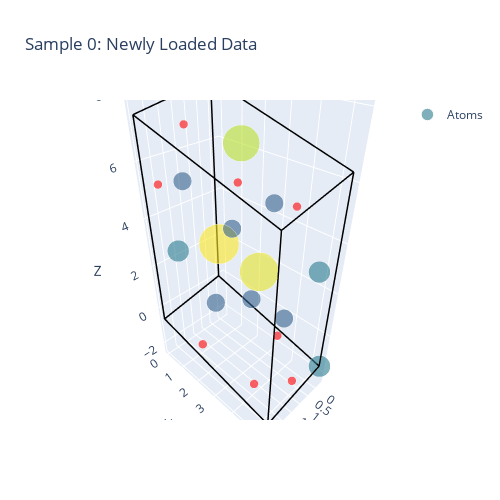
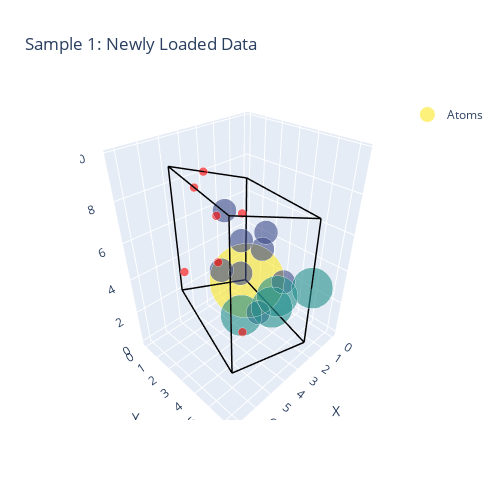
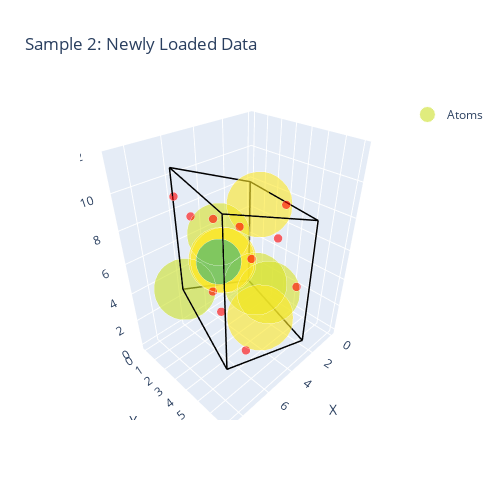
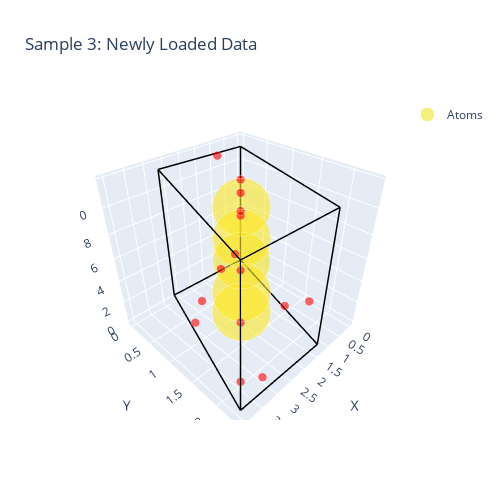

Here is the notebook cell these charts were saved with, in order:
### Code cell
# Iterate through all samples in the loaded data and plot
for idx, single_data in enumerate(new_data_list):
  plot_crystal_with_points(single_data, idx)

### Figure 1 — Plotly figure (JSON) as saved in the notebook; plotly's stock layout.template omitted (floating-point values rounded to 4 significant figures)
{"data": [{"hoverinfo": "text", "hovertext": ["A_n: 11<br>Pos: (1.98, 0.01, 2.27)", "A_n: 11<br>Pos: (-0.33, 5.36, -1.69)", "A_n: 11<br>Pos: (0.66, 5.34, 3.42)", "A_n: 25<br>Pos: (1.32, 2.69, 6.84)", "A_n: 27<br>Pos: (0.35, 2.65, 1.84)", "A_n: 28<br>Pos: (2.31, 2.71, 3.98)", "A_n: 8<br>Pos: (-0.01, 3.70, -0.06)", "A_n: 8<br>Pos: (1.02, 3.75, 5.25)", "A_n: 8<br>Pos: (1.97, 3.81, 2.22)", "A_n: 8<br>Pos: (2.66, 1.64, 5.80)", "A_n: 8<br>Pos: (0.64, 1.56, 3.33)", "A_n: 8<br>Pos: (1.64, 1.65, 0.49)", "A_n: -1<br>Pos: (1.32, 0.13, 6.83)", "A_n: -1<br>Pos: (2.74, 2.09, -0.62)", "A_n: -1<br>Pos: (1.32, 5.28, -1.15)", "A_n: -1<br>Pos: (0.07, 1.29, 4.83)", "A_n: -1<br>Pos: (2.38, 5.28, 1.93)", "A_n: -1<br>Pos: (2.05, 4.12, -1.73)", "A_n: -1<br>Pos: (1.64, 5.02, 5.84)", "A_n: -1<br>Pos: (2.54, 0.13, 5.17)"], "marker": {"color": ["rgb(41, 123, 142)", "rgb(41, 123, 142)", "rgb(41, 123, 142)", "rgb(186, 223, 43)", "rgb(231, 228, 39)", "rgb(253, 231, 37)", "rgb(52, 98, 141)", "rgb(52, 98, 141)", "rgb(52, 98, 141)", "rgb(52, 98, 141)", "rgb(52, 98, 141)", "rgb(52, 98, 141)", "red", "red", "red", "red", "red", "red", "red", "red"], "opacity": 0.6, "size": [15.0, 15.0, 15.0, 25.5, 27.0, 27.75, 12.75, 12.75, 12.75, 12.75, 12.75, 12.75, 6.0, 6.0, 6.0, 6.0, 6.0, 6.0, 6.0, 6.0]}, "mode": "markers", "name": "Atoms", "type": "scatter3d", "x": [1.982, -0.3275, 0.6609, 1.322, 0.3549, 2.311, -0.01127, 1.016, 1.971, 2.664, 0.6443, 1.638, 1.321, 2.745, 1.32, 0.07101, 2.384, 2.05, 1.642, 2.542], "y": [0.009578, 5.364, 5.343, 2.687, 2.648, 2.714, 3.703, 3.747, 3.814, 1.639, 1.564, 1.646, 0.1323, 2.088, 5.276, 1.289, 5.279, 4.119, 5.018, 0.1276], "z": [2.27, -1.694, 3.418, 6.838, 1.835, 3.976, -0.05826, 5.255, 2.216, 5.796, 3.332, 0.4935, 6.831, -0.6174, -1.152, 4.829, 1.935, -1.726, 5.838, 5.168]}, {"hoverinfo": "none", "line": {"color": "black", "width": 3}, "mode": "lines", "showlegend": false, "type": "scatter3d", "x": [0, 2.974], "y": [0, 0], "z": [0, -0.5751]}, {"hoverinfo": "none", "line": {"color": "black", "width": 3}, "mode": "lines", "showlegend": false, "type": "scatter3d", "x": [0, -0.328], "y": [0, 5.366], "z": [0, -1.696]}, {"hoverinfo": "none", "line": {"color": "black", "width": 3}, "mode": "lines", "showlegend": false, "type": "scatter3d", "x": [0, 0], "y": [0, 0], "z": [0, 7.978]}, {"hoverinfo": "none", "line": {"color": "black", "width": 3}, "mode": "lines", "showlegend": false, "type": "scatter3d", "x": [2.974, 2.646], "y": [0, 5.366], "z": [-0.5751, -2.271]}, {"hoverinfo": "none", "line": {"color": "black", "width": 3}, "mode": "lines", "showlegend": false, "type": "scatter3d", "x": [2.974, 2.974], "y": [0, 0], "z": [-0.5751, 7.402]}, {"hoverinfo": "none", "line": {"color": "black", "width": 3}, "mode": "lines", "showlegend": false, "type": "scatter3d", "x": [-0.328, 2.646], "y": [5.366, 5.366], "z": [-1.696, -2.271]}, {"hoverinfo": "none", "line": {"color": "black", "width": 3}, "mode": "lines", "showlegend": false, "type": "scatter3d", "x": [-0.328, -0.328], "y": [5.366, 5.366], "z": [-1.696, 6.281]}, {"hoverinfo": "none", "line": {"color": "black", "width": 3}, "mode": "lines", "showlegend": false, "type": "scatter3d", "x": [0, 2.974], "y": [0, 0], "z": [7.978, 7.402]}, {"hoverinfo": "none", "line": {"color": "black", "width": 3}, "mode": "lines", "showlegend": false, "type": "scatter3d", "x": [0, -0.328], "y": [0, 5.366], "z": [7.978, 6.281]}, {"hoverinfo": "none", "line": {"color": "black", "width": 3}, "mode": "lines", "showlegend": false, "type": "scatter3d", "x": [2.646, 2.646], "y": [5.366, 5.366], "z": [-2.271, 5.706]}, {"hoverinfo": "none", "line": {"color": "black", "width": 3}, "mode": "lines", "showlegend": false, "type": "scatter3d", "x": [2.974, 2.646], "y": [0, 5.366], "z": [7.402, 5.706]}, {"hoverinfo": "none", "line": {"color": "black", "width": 3}, "mode": "lines", "showlegend": false, "type": "scatter3d", "x": [-0.328, 2.646], "y": [5.366, 5.366], "z": [6.281, 5.706]}], "layout": {"autosize": false, "height": 500, "scene": {"xaxis": {"title": {"text": "X"}}, "yaxis": {"title": {"text": "Y"}}, "zaxis": {"title": {"text": "Z"}}}, "title": {"text": "Sample 0: Newly Loaded Data"}, "width": 500}}

### Figure 2 — Plotly figure (JSON) as saved in the notebook; plotly's stock layout.template omitted (floating-point values rounded to 4 significant figures)
{"data": [{"hoverinfo": "text", "hovertext": ["A_n: 60<br>Pos: (0.00, 0.00, 0.00)", "A_n: 13<br>Pos: (5.34, 4.90, 7.51)", "A_n: 13<br>Pos: (2.93, 1.39, 6.52)", "A_n: 13<br>Pos: (3.24, 4.10, 5.77)", "A_n: 13<br>Pos: (0.84, 2.20, 4.78)", "A_n: 13<br>Pos: (1.56, 4.10, 3.02)", "A_n: 13<br>Pos: (3.97, 2.20, 4.01)", "A_n: 13<br>Pos: (1.87, 1.39, 2.28)", "A_n: 13<br>Pos: (4.27, 4.90, 3.27)", "A_n: 29<br>Pos: (3.60, 3.15, 1.49)", "A_n: 29<br>Pos: (1.20, 3.15, 0.50)", "A_n: 29<br>Pos: (2.40, 6.29, 4.40)", "A_n: 29<br>Pos: (4.81, 6.29, 5.39)", "A_n: -1<br>Pos: (2.91, 0.00, 8.01)", "A_n: -1<br>Pos: (6.45, 4.87, 8.94)", "A_n: -1<br>Pos: (5.04, 0.71, 3.69)", "A_n: -1<br>Pos: (4.94, 1.84, 8.47)", "A_n: -1<br>Pos: (0.70, 0.35, 5.11)", "A_n: -1<br>Pos: (5.84, 5.49, 3.61)", "A_n: -1<br>Pos: (2.24, 0.00, 2.49)"], "marker": {"color": ["rgb(253, 231, 37)", "rgb(61, 75, 137)", "rgb(61, 75, 137)", "rgb(61, 75, 137)", "rgb(61, 75, 137)", "rgb(61, 75, 137)", "rgb(61, 75, 137)", "rgb(61, 75, 137)", "rgb(61, 75, 137)", "rgb(35, 142, 140)", "rgb(35, 142, 140)", "rgb(35, 142, 140)", "rgb(35, 142, 140)", "red", "red", "red", "red", "red", "red", "red"], "opacity": 0.6, "size": [51.75, 16.5, 16.5, 16.5, 16.5, 16.5, 16.5, 16.5, 16.5, 28.5, 28.5, 28.5, 28.5, 6.0, 6.0, 6.0, 6.0, 6.0, 6.0, 6.0]}, "mode": "markers", "name": "Atoms", "type": "scatter3d", "x": [0.0, 5.337, 2.934, 3.241, 0.8384, 1.564, 3.967, 1.871, 4.274, 3.604, 1.201, 2.403, 4.805, 2.915, 6.45, 5.043, 4.941, 0.7031, 5.842, 2.235], "y": [0.0, 4.902, 1.392, 4.098, 2.196, 4.098, 2.196, 1.392, 4.902, 3.147, 3.147, 6.294, 6.294, 1.053e-06, 4.875, 0.7133, 1.842, 0.3543, 5.488, 1.053e-06], "z": [0.0, 7.508, 6.515, 5.772, 4.78, 3.022, 4.015, 2.279, 3.272, 1.489, 0.4962, 4.397, 5.39, 8.014, 8.944, 3.687, 8.467, 5.107, 3.606, 2.49]}, {"hoverinfo": "none", "line": {"color": "black", "width": 3}, "mode": "lines", "showlegend": false, "type": "scatter3d", "x": [0, 4.805], "y": [0, 0], "z": [0, 1.985]}, {"hoverinfo": "none", "line": {"color": "black", "width": 3}, "mode": "lines", "showlegend": false, "type": "scatter3d", "x": [0, 2.403], "y": [0, 6.294], "z": [0, 0.9923]}, {"hoverinfo": "none", "line": {"color": "black", "width": 3}, "mode": "lines", "showlegend": false, "type": "scatter3d", "x": [0, 0], "y": [0, 0], "z": [0, 6.81]}, {"hoverinfo": "none", "line": {"color": "black", "width": 3}, "mode": "lines", "showlegend": false, "type": "scatter3d", "x": [4.805, 7.208], "y": [0, 6.294], "z": [1.985, 2.977]}, {"hoverinfo": "none", "line": {"color": "black", "width": 3}, "mode": "lines", "showlegend": false, "type": "scatter3d", "x": [4.805, 4.805], "y": [0, 0], "z": [1.985, 8.795]}, {"hoverinfo": "none", "line": {"color": "black", "width": 3}, "mode": "lines", "showlegend": false, "type": "scatter3d", "x": [2.403, 7.208], "y": [6.294, 6.294], "z": [0.9923, 2.977]}, {"hoverinfo": "none", "line": {"color": "black", "width": 3}, "mode": "lines", "showlegend": false, "type": "scatter3d", "x": [2.403, 2.403], "y": [6.294, 6.294], "z": [0.9923, 7.802]}, {"hoverinfo": "none", "line": {"color": "black", "width": 3}, "mode": "lines", "showlegend": false, "type": "scatter3d", "x": [0, 4.805], "y": [0, 0], "z": [6.81, 8.795]}, {"hoverinfo": "none", "line": {"color": "black", "width": 3}, "mode": "lines", "showlegend": false, "type": "scatter3d", "x": [0, 2.403], "y": [0, 6.294], "z": [6.81, 7.802]}, {"hoverinfo": "none", "line": {"color": "black", "width": 3}, "mode": "lines", "showlegend": false, "type": "scatter3d", "x": [7.208, 7.208], "y": [6.294, 6.294], "z": [2.977, 9.787]}, {"hoverinfo": "none", "line": {"color": "black", "width": 3}, "mode": "lines", "showlegend": false, "type": "scatter3d", "x": [4.805, 7.208], "y": [0, 6.294], "z": [8.795, 9.787]}, {"hoverinfo": "none", "line": {"color": "black", "width": 3}, "mode": "lines", "showlegend": false, "type": "scatter3d", "x": [2.403, 7.208], "y": [6.294, 6.294], "z": [7.802, 9.787]}], "layout": {"autosize": false, "height": 500, "scene": {"xaxis": {"title": {"text": "X"}}, "yaxis": {"title": {"text": "Y"}}, "zaxis": {"title": {"text": "Z"}}}, "title": {"text": "Sample 1: Newly Loaded Data"}, "width": 500}}

### Figure 3 — Plotly figure (JSON) as saved in the notebook; plotly's stock layout.template omitted (floating-point values rounded to 4 significant figures)
{"data": [{"hoverinfo": "text", "hovertext": ["A_n: 48<br>Pos: (5.81, 0.03, 2.63)", "A_n: 49<br>Pos: (2.37, 2.74, 2.64)", "A_n: 49<br>Pos: (4.70, 5.77, 5.12)", "A_n: 49<br>Pos: (4.07, 1.37, 6.40)", "A_n: 52<br>Pos: (8.08, 6.21, 9.02)", "A_n: 52<br>Pos: (1.72, 2.29, 7.74)", "A_n: 52<br>Pos: (4.25, 4.88, 2.47)", "A_n: 52<br>Pos: (5.87, 3.60, 6.63)", "A_n: 33<br>Pos: (3.53, 0.69, 3.89)", "A_n: -1<br>Pos: (2.22, 4.64, 8.72)", "A_n: -1<br>Pos: (0.55, 0.74, 2.60)", "A_n: -1<br>Pos: (5.54, 6.89, 9.18)", "A_n: -1<br>Pos: (6.88, 6.39, 2.99)", "A_n: -1<br>Pos: (6.00, 1.58, 8.33)", "A_n: -1<br>Pos: (7.88, 5.80, 5.86)", "A_n: -1<br>Pos: (2.98, 6.31, 4.76)", "A_n: -1<br>Pos: (0.98, 0.03, 5.01)", "A_n: -1<br>Pos: (5.87, 0.08, 8.87)", "A_n: -1<br>Pos: (8.29, 6.01, 10.84)", "A_n: -1<br>Pos: (5.98, 2.98, 4.24)"], "marker": {"color": ["rgb(204, 225, 41)", "rgb(216, 226, 40)", "rgb(216, 226, 40)", "rgb(216, 226, 40)", "rgb(253, 231, 37)", "rgb(253, 231, 37)", "rgb(253, 231, 37)", "rgb(253, 231, 37)", "rgb(48, 177, 125)", "red", "red", "red", "red", "red", "red", "red", "red", "red", "red", "red"], "opacity": 0.6, "size": [42.75, 43.5, 43.5, 43.5, 45.75, 45.75, 45.75, 45.75, 31.5, 6.0, 6.0, 6.0, 6.0, 6.0, 6.0, 6.0, 6.0, 6.0, 6.0, 6.0]}, "mode": "markers", "name": "Atoms", "type": "scatter3d", "x": [5.806, 2.375, 4.701, 4.071, 8.081, 1.721, 4.252, 5.874, 3.529, 2.217, 0.5487, 5.539, 6.876, 5.997, 7.882, 2.982, 0.9755, 5.866, 8.286, 5.975], "y": [0.03271, 2.739, 5.77, 1.371, 6.214, 2.291, 4.881, 3.595, 0.6934, 4.636, 0.7381, 6.891, 6.389, 1.58, 5.8, 6.313, 0.02768, 0.08013, 6.006, 2.983], "z": [2.63, 2.641, 5.121, 6.405, 9.019, 7.742, 2.467, 6.633, 3.885, 8.717, 2.595, 9.179, 2.991, 8.332, 5.861, 4.764, 5.01, 8.865, 10.84, 4.243]}, {"hoverinfo": "none", "line": {"color": "black", "width": 3}, "mode": "lines", "showlegend": false, "type": "scatter3d", "x": [0, 5.854], "y": [0, 0], "z": [0, 2.582]}, {"hoverinfo": "none", "line": {"color": "black", "width": 3}, "mode": "lines", "showlegend": false, "type": "scatter3d", "x": [0, 2.932], "y": [0, 7.073], "z": [0, 1.228]}, {"hoverinfo": "none", "line": {"color": "black", "width": 3}, "mode": "lines", "showlegend": false, "type": "scatter3d", "x": [0, 0], "y": [0, 0], "z": [0, 7.83]}, {"hoverinfo": "none", "line": {"color": "black", "width": 3}, "mode": "lines", "showlegend": false, "type": "scatter3d", "x": [5.854, 8.785], "y": [0, 7.073], "z": [2.582, 3.81]}, {"hoverinfo": "none", "line": {"color": "black", "width": 3}, "mode": "lines", "showlegend": false, "type": "scatter3d", "x": [5.854, 5.854], "y": [0, 0], "z": [2.582, 10.41]}, {"hoverinfo": "none", "line": {"color": "black", "width": 3}, "mode": "lines", "showlegend": false, "type": "scatter3d", "x": [2.932, 8.785], "y": [7.073, 7.073], "z": [1.228, 3.81]}, {"hoverinfo": "none", "line": {"color": "black", "width": 3}, "mode": "lines", "showlegend": false, "type": "scatter3d", "x": [2.932, 2.932], "y": [7.073, 7.073], "z": [1.228, 9.058]}, {"hoverinfo": "none", "line": {"color": "black", "width": 3}, "mode": "lines", "showlegend": false, "type": "scatter3d", "x": [0, 5.854], "y": [0, 0], "z": [7.83, 10.41]}, {"hoverinfo": "none", "line": {"color": "black", "width": 3}, "mode": "lines", "showlegend": false, "type": "scatter3d", "x": [0, 2.932], "y": [0, 7.073], "z": [7.83, 9.058]}, {"hoverinfo": "none", "line": {"color": "black", "width": 3}, "mode": "lines", "showlegend": false, "type": "scatter3d", "x": [8.785, 8.785], "y": [7.073, 7.073], "z": [3.81, 11.64]}, {"hoverinfo": "none", "line": {"color": "black", "width": 3}, "mode": "lines", "showlegend": false, "type": "scatter3d", "x": [5.854, 8.785], "y": [0, 7.073], "z": [10.41, 11.64]}, {"hoverinfo": "none", "line": {"color": "black", "width": 3}, "mode": "lines", "showlegend": false, "type": "scatter3d", "x": [2.932, 8.785], "y": [7.073, 7.073], "z": [9.058, 11.64]}], "layout": {"autosize": false, "height": 500, "scene": {"xaxis": {"title": {"text": "X"}}, "yaxis": {"title": {"text": "Y"}}, "zaxis": {"title": {"text": "Z"}}}, "title": {"text": "Sample 2: Newly Loaded Data"}, "width": 500}}

### Figure 4 — Plotly figure (JSON) as saved in the notebook; plotly's stock layout.template omitted (floating-point values rounded to 4 significant figures)
{"data": [{"hoverinfo": "text", "hovertext": ["A_n: 44<br>Pos: (0.00, 0.00, 0.00)", "A_n: 45<br>Pos: (2.42, 1.41, 2.60)", "A_n: 45<br>Pos: (0.81, 0.47, 4.60)", "A_n: 45<br>Pos: (3.23, 1.88, 7.22)", "A_n: 45<br>Pos: (1.61, 0.94, 9.23)", "A_n: -1<br>Pos: (1.41, 0.82, 10.87)", "A_n: -1<br>Pos: (3.83, 2.23, 2.30)", "A_n: -1<br>Pos: (0.40, 0.23, 7.89)", "A_n: -1<br>Pos: (2.72, 1.59, 11.34)", "A_n: -1<br>Pos: (3.43, 2.00, 5.58)", "A_n: -1<br>Pos: (1.09, 0.14, 0.98)", "A_n: -1<br>Pos: (3.72, 2.17, 10.31)", "A_n: -1<br>Pos: (1.29, 2.10, 3.65)", "A_n: -1<br>Pos: (0.60, 0.35, 6.25)", "A_n: -1<br>Pos: (0.95, 0.06, 11.20)", "A_n: -1<br>Pos: (3.11, 2.22, 0.75)", "A_n: -1<br>Pos: (3.12, 1.06, 3.74)", "A_n: -1<br>Pos: (0.73, 0.29, 2.43)", "A_n: -1<br>Pos: (3.10, 0.85, 0.87)", "A_n: -1<br>Pos: (1.04, 1.58, 1.08)"], "marker": {"color": ["rgb(239, 229, 38)", "rgb(253, 231, 37)", "rgb(253, 231, 37)", "rgb(253, 231, 37)", "rgb(253, 231, 37)", "red", "red", "red", "red", "red", "red", "red", "red", "red", "red", "red", "red", "red", "red", "red"], "opacity": 0.6, "size": [39.75, 40.5, 40.5, 40.5, 40.5, 6.0, 6.0, 6.0, 6.0, 6.0, 6.0, 6.0, 6.0, 6.0, 6.0, 6.0, 6.0, 6.0, 6.0, 6.0]}, "mode": "markers", "name": "Atoms", "type": "scatter3d", "x": [0.0, 2.424, 0.8058, 3.227, 1.609, 1.407, 3.831, 0.4015, 2.72, 3.429, 1.094, 3.724, 1.295, 0.6037, 0.9493, 3.114, 3.117, 0.7299, 3.104, 1.037], "y": [0.0, 1.414, 0.4699, 1.882, 0.9382, 0.8208, 2.234, 0.2342, 1.586, 2.0, 0.1416, 2.171, 2.105, 0.3521, 0.05691, 2.218, 1.061, 0.2858, 0.8453, 1.582], "z": [0.0, 2.595, 4.603, 7.22, 9.228, 10.87, 2.303, 7.892, 11.34, 5.576, 0.9806, 10.31, 3.652, 6.247, 11.2, 0.7473, 3.743, 2.432, 0.8729, 1.077]}, {"hoverinfo": "none", "line": {"color": "black", "width": 3}, "mode": "lines", "showlegend": false, "type": "scatter3d", "x": [0, 2.702], "y": [0, 0], "z": [0, 0.3321]}, {"hoverinfo": "none", "line": {"color": "black", "width": 3}, "mode": "lines", "showlegend": false, "type": "scatter3d", "x": [0, 1.331], "y": [0, 2.352], "z": [0, 0.3321]}, {"hoverinfo": "none", "line": {"color": "black", "width": 3}, "mode": "lines", "showlegend": false, "type": "scatter3d", "x": [0, 0], "y": [0, 0], "z": [0, 11.16]}, {"hoverinfo": "none", "line": {"color": "black", "width": 3}, "mode": "lines", "showlegend": false, "type": "scatter3d", "x": [2.702, 4.033], "y": [0, 2.352], "z": [0.3321, 0.6643]}, {"hoverinfo": "none", "line": {"color": "black", "width": 3}, "mode": "lines", "showlegend": false, "type": "scatter3d", "x": [2.702, 2.702], "y": [0, 0], "z": [0.3321, 11.49]}, {"hoverinfo": "none", "line": {"color": "black", "width": 3}, "mode": "lines", "showlegend": false, "type": "scatter3d", "x": [1.331, 4.033], "y": [2.352, 2.352], "z": [0.3321, 0.6643]}, {"hoverinfo": "none", "line": {"color": "black", "width": 3}, "mode": "lines", "showlegend": false, "type": "scatter3d", "x": [1.331, 1.331], "y": [2.352, 2.352], "z": [0.3321, 11.49]}, {"hoverinfo": "none", "line": {"color": "black", "width": 3}, "mode": "lines", "showlegend": false, "type": "scatter3d", "x": [0, 2.702], "y": [0, 0], "z": [11.16, 11.49]}, {"hoverinfo": "none", "line": {"color": "black", "width": 3}, "mode": "lines", "showlegend": false, "type": "scatter3d", "x": [0, 1.331], "y": [0, 2.352], "z": [11.16, 11.49]}, {"hoverinfo": "none", "line": {"color": "black", "width": 3}, "mode": "lines", "showlegend": false, "type": "scatter3d", "x": [4.033, 4.033], "y": [2.352, 2.352], "z": [0.6643, 11.82]}, {"hoverinfo": "none", "line": {"color": "black", "width": 3}, "mode": "lines", "showlegend": false, "type": "scatter3d", "x": [2.702, 4.033], "y": [0, 2.352], "z": [11.49, 11.82]}, {"hoverinfo": "none", "line": {"color": "black", "width": 3}, "mode": "lines", "showlegend": false, "type": "scatter3d", "x": [1.331, 4.033], "y": [2.352, 2.352], "z": [11.49, 11.82]}], "layout": {"autosize": false, "height": 500, "scene": {"xaxis": {"title": {"text": "X"}}, "yaxis": {"title": {"text": "Y"}}, "zaxis": {"title": {"text": "Z"}}}, "title": {"text": "Sample 3: Newly Loaded Data"}, "width": 500}}
